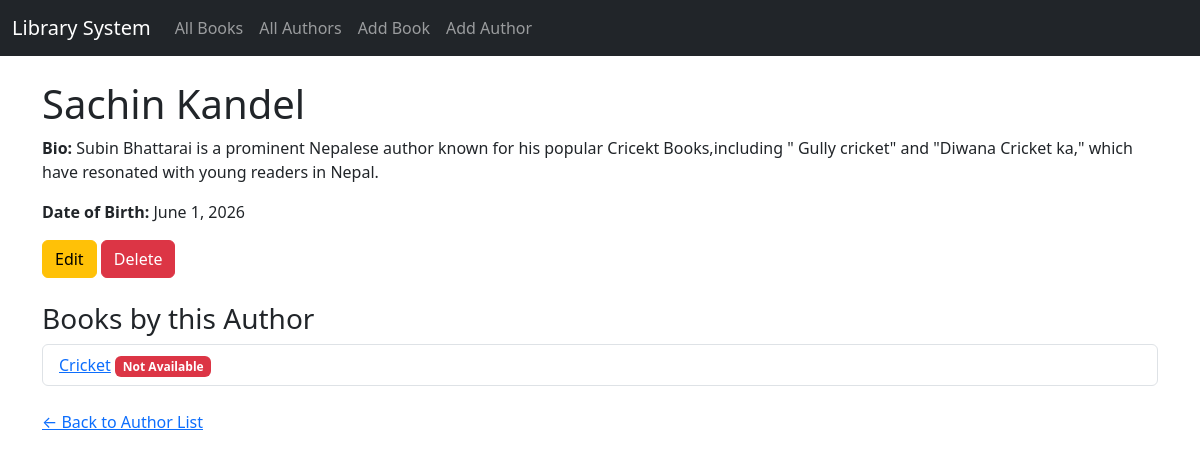
/authors/1/, run on an earlier commit of the app's database.
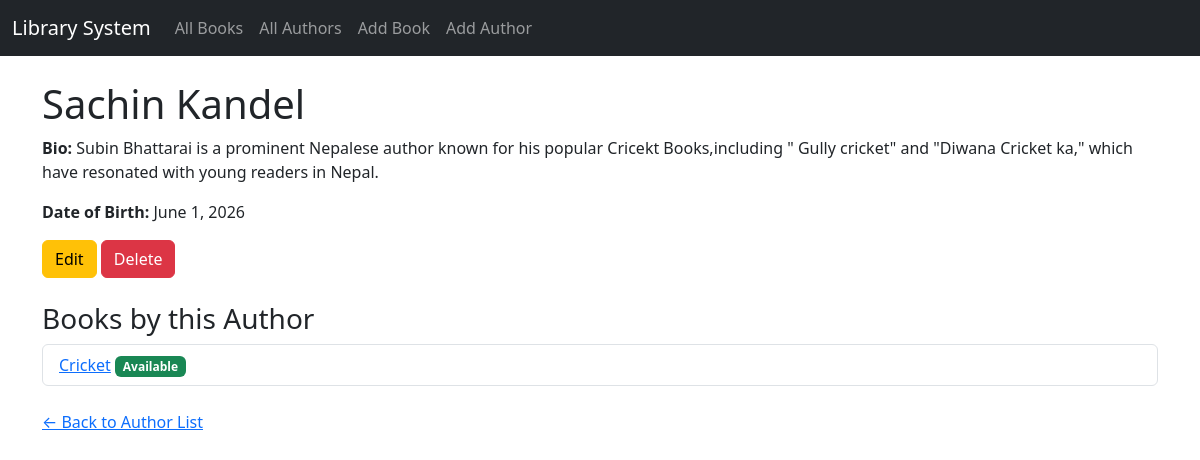
And on a later commit of the database.
### library/models.py (models this page shows, shortened)
class Book(models.Model):
    title = models.CharField(max_length=200)
    author = models.ForeignKey(Author, on_delete=models.CASCADE)
    isbn = models.CharField(max_length=13, unique=True)   #book number
    published_date = models.DateField()
    copies_total = models.PositiveIntegerField(default=1)
    copies_available = models.PositiveIntegerField(default=1)
    @property
    def is_available(self):
        return self.copies_available > 0

### library/views.py (the view)
# urls.py: path('authors/<int:pk>/', views.author_detail, name='author_detail'),
def author_detail(request, pk):
    author = get_object_or_404(Author, pk=pk)
    books = author.book_set.all()
    return render(request, 'author_detail.html', {'author': author, 'books': books})

### templates/author_detail.html
{% extends 'base.html' %}
{% block content %}
    <h1>{{ author.name }}</h1>
    <p><strong>Bio:</strong> {{ author.bio|default:"No bio available." }}</p>
    <p><strong>Date of Birth:</strong> {{ author.date_of_birth|default:"Unknown" }}</p>
    <a href="{% url 'author_edit' author.pk %}" class="btn btn-warning">Edit</a>
    <a href="{% url 'author_delete' author.pk %}" class="btn btn-danger">Delete</a>
    <h3 class="mt-4">Books by this Author</h3>
    <ul class="list-group">
        {% for book in books %}
        <li class="list-group-item">
            <a href="{% url 'book_detail' book.pk %}">{{ book.title }}</a>
            {% if book.is_available %}
                <span class="badge bg-success">Available</span>
            {% else %}
                <span class="badge bg-danger">Not Available</span>
            {% endif %}
        </li>
        {% empty %}
        <li class="list-group-item">No books by this author yet.</li>
        {% endfor %}
    </ul>
    <br>
    <a href="{% url 'author_list' %}">← Back to Author List</a>
{% endblock %}

What changed in the data, as far as the page shows it:
changed Book "Cricket": copies_available "Not Available" → "Available"
